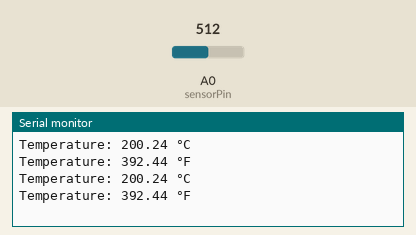
This sketch was run on a simulated Arduino Uno, built with avr-gcc and run on an emulated ATmega328P. On the bench: the last lines printed to the serial monitor. The inputs (shaded band) are chosen by the test bench; at power-on: A0 (sensorPin) = 512.

Above: at 1.8 s.
1.9 s: A0 (sensorPin) set to 716
At 2.8 s:
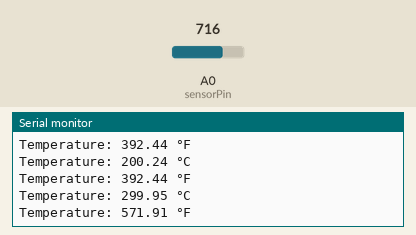
3.4 s: A0 (sensorPin) set to 900
At 4.8 s:
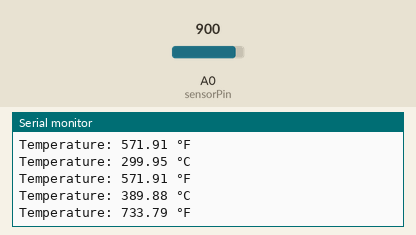
Timing chart, 0 to 6.4 s (numbered marks = the images above; inputs shaded):
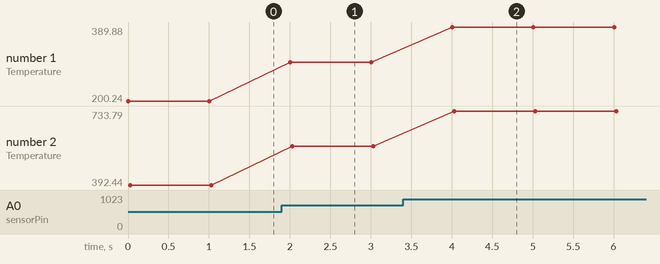

The sketch:

code6.ino
```cpp
const int sensorPin = A0;
void setup() {
  Serial.begin(9600);
}
void loop() {
  int sensorValue = analogRead(sensorPin);
  float voltage = sensorValue * (5.0 / 1023.0);
  float temperatureC = (voltage - 0.5) * 100.0;
  float temperatureF = (temperatureC * 9.0 / 5.0) + 32.0;
  Serial.print("Temperature: ");
  Serial.print(temperatureC);
  Serial.println(" °C");
  Serial.print("Temperature: ");
  Serial.print(temperatureF);
  Serial.println(" °F");

  delay(1000);
}
```

Measured:
- after the input at 1.9 s, the serial monitor: prints a new line after 0.10 s (image 1)
- after the input at 3.4 s, the serial monitor: prints a new line after 0.61 s (image 2)
- plotted number 1: 200.24 → 299.95 after the input at 1.9 s, 299.95 → 389.88 after the input at 3.4 s
- plotted number 2: 392.44 → 571.91 after the input at 1.9 s, 571.91 → 733.79 after the input at 3.4 s
